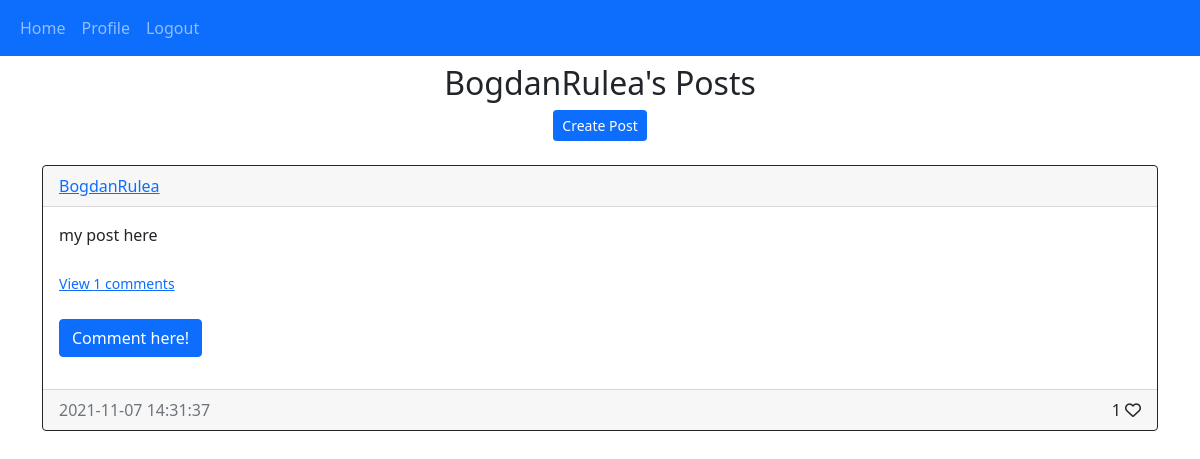
Page /posts/BogdanRulea (signed in) on the committed database.
### webpage/models.py (models this page shows)
class User(db.Model, UserMixin):
    id = db.Column(db.Integer, primary_key = True)
    fname = db.Column(db.String(100))
    lname = db.Column(db.String(100))
    email = db.Column(db.String(100), unique = True)
    username = db.Column(db.String(100), unique = True)
    password = db.Column(db.String(150))
    creation_date = db.Column(db.DateTime(timezone = True), default = func.now())
    description = db.Column(db.String(500))
    posts = db.relationship('Post', backref = 'user', passive_deletes = True)
    comments = db.relationship('Comment', backref = 'user', passive_deletes = True)
    likes = db.relationship('Like', backref = 'user', passive_deletes = True)

class Post(db.Model):
    id = db.Column(db.Integer, primary_key = True)
    text = db.Column(db.Text, nullable = False)
    creation_date = db.Column(db.DateTime(timezone = True), default = func.now())
    author = db.Column(db.Integer, db.ForeignKey('user.id', ondelete ="CASCADE"), nullable = False)
    comments = db.relationship('Comment', backref = 'post', passive_deletes = True)
    likes = db.relationship('Like', backref = 'post', passive_deletes = True)

### webpage/views.py (the view)
@views.route('/posts/<username>')
@login_required
def posts(username):
    user = User.query.filter_by(username = username).first()
    posts = user.posts
    return render_template('posts.html', user=current_user, posts = posts, username = username)

### webpage/__init__.py (called while the page is built)
def create_app():
    app = Flask(__name__)
    app.config['SECRET_KEY'] = "thisismysecretkey"
    app.config['SQLALCHEMY_DATABASE_URI'] = f'sqlite:///{DB_NAME}'
    db.init_app(app)
    from .views import views
    from .auth import auth
    app.register_blueprint(views, url_prefix = "/")
    app.register_blueprint(auth, url_prefix = "/")
    from .models import User, Post, Comment, Like
    create_database(app)
    print("Database created!")
    login_manager = LoginManager()
    login_manager.login_view = "auth.login"
    login_manager.init_app(app)
    @login_manager.user_loader
    def load_user(id):
        return User.query.get(int(id))
    return app

### webpage/templates/posts.html (shortened to what this page needs)
{% extends "posts_div.html"%}
{% block header %}
<h2 align = 'center'>{{username}}'s Posts</h2>
{% endblock%}

### webpage/templates/posts_div.html (shortened to what this page needs)
{% extends "main.html"%}
{% block content %}
<h2 align='center'>{% block header %}Posts{% endblock %}</h2>
<div align='center'>
    <a href="/create-post">
        <button type="button" class="btn btn-primary btn-sm">Create Post</button>
    </a>
</div>
<br/>
<div id='posts'>
    {% for post in posts[::-1] %}
    <div class='card border-dark'>
        <div class='card-header d-flex justify-content-between align-items-center'>
            <a href='/profile/{{post.user.username}}'>{{post.user.username}}</a>
        </div>
        <div class='card-body'>
            <div class="card-text">{{post.text}}</div>
            <br />
            <div>
                <p class="card-text">
                    {% if post.comments|length > 0 %}
                    <a data-bs-toggle="collapse" href="#comment-{{post.id}}" role="button">
                        <small>View {{post.comments|length}} comments</small>
                    </a>
                    {% else %}
                    <small class="text-muted">No comments</small>
                    {% endif %}
                </p>
            </div>
            <br />
            <p>
                <a class="btn btn-primary" data-bs-toggle="collapse" href="#collapseid" role="button"
                    aria-expanded="false" aria-controls="collapseid">
                    Comment here!
                </a>
            </p>
        </div>
        <div class="card-footer d-flex justify-content-between">
            <div class="text-muted">{{post.creation_date}}</div>
            <div>
                <span id="likes-count-{{post.id}}">{{post.likes|length}}</span>
                {% if user.id in post.likes|map(attribute = "author")|list %}
                <i class="fas fa-heart" id="like-button-{{post.id}}" onclick="like('{{post.id}}')"></i>
                {% else %}
                <i class="far fa-heart" id="like-button-{{post.id}}" onclick="like('{{post.id}}')"></i>
                {% endif %}
            </div>
        </div>
    </div>
    <br />
    {% endfor %}
</div>
{% endblock%}

### rows in the picture
User: username "BogdanRulea"
Post: user.username "BogdanRulea", text "my post here", comments|length "1", creation_date "2021-11-07 14:31:37", likes|length "1"
